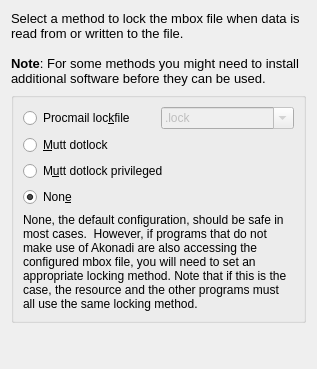
<?xml version="1.0" encoding="UTF-8"?>
<ui version="4.0">
 <author>Bertjan Broeksema &lt;broeksema@kde.org&gt;</author>
 <class>LockFilePage</class>
 <widget class="QWidget" name="LockFilePage">
  <property name="geometry">
   <rect>
    <x>0</x>
    <y>0</y>
    <width>317</width>
    <height>369</height>
   </rect>
  </property>
  <property name="windowTitle">
   <string>MBox Settings</string>
  </property>
  <layout class="QGridLayout" name="gridLayout_2">
   <item row="0" column="0" colspan="3">
    <widget class="QLabel" name="label">
     <property name="text">
      <string>&lt;!DOCTYPE HTML PUBLIC &quot;-//W3C//DTD HTML 4.0//EN&quot; &quot;http://www.w3.org/TR/REC-html40/strict.dtd&quot;&gt;
&lt;html&gt;&lt;head&gt;&lt;meta name=&quot;qrichtext&quot; content=&quot;1&quot; /&gt;&lt;style type=&quot;text/css&quot;&gt;
p, li { white-space: pre-wrap; }
&lt;/style&gt;&lt;/head&gt;&lt;body style=&quot; font-family:'Sans Serif'; font-size:10pt; font-weight:400; font-style:normal;&quot;&gt;
&lt;p style=&quot; margin-top:0px; margin-bottom:0px; margin-left:0px; margin-right:0px; -qt-block-indent:0; text-indent:0px;&quot;&gt;Select a method to lock the mbox file when data is read from or written to the file.&lt;/p&gt;
&lt;p style=&quot;-qt-paragraph-type:empty; margin-top:0px; margin-bottom:0px; margin-left:0px; margin-right:0px; -qt-block-indent:0; text-indent:0px;&quot;&gt;&lt;/p&gt;
&lt;p style=&quot; margin-top:0px; margin-bottom:0px; margin-left:0px; margin-right:0px; -qt-block-indent:0; text-indent:0px;&quot;&gt;&lt;span style=&quot; font-weight:600;&quot;&gt;Note&lt;/span&gt;: For some methods you might need to install additional software before they can be used.&lt;/p&gt;&lt;/body&gt;&lt;/html&gt;</string>
     </property>
     <property name="wordWrap">
      <bool>true</bool>
     </property>
    </widget>
   </item>
   <item row="1" column="0" colspan="3">
    <widget class="KButtonGroup" name="kcfg_LockfileMethod">
     <property name="title">
      <string/>
     </property>
     <layout class="QGridLayout" name="gridLayout">
      <item row="0" column="0">
       <widget class="QRadioButton" name="procmail">
        <property name="text">
         <string>Procmail loc&amp;kfile</string>
        </property>
        <property name="checked">
         <bool>false</bool>
        </property>
       </widget>
      </item>
      <item row="1" column="0">
       <widget class="QRadioButton" name="mutt_dotlock">
        <property name="text">
         <string>&amp;Mutt dotlock</string>
        </property>
       </widget>
      </item>
      <item row="2" column="0" colspan="2">
       <widget class="QRadioButton" name="mutt_dotlock_privileged">
        <property name="text">
         <string>M&amp;utt dotlock privileged</string>
        </property>
       </widget>
      </item>
      <item row="3" column="0" colspan="2">
       <widget class="QRadioButton" name="none">
        <property name="text">
         <string>Non&amp;e</string>
        </property>
        <property name="checked">
         <bool>true</bool>
        </property>
       </widget>
      </item>
      <item row="0" column="1">
       <widget class="KComboBox" name="kcfg_Lockfile">
        <property name="enabled">
         <bool>false</bool>
        </property>
        <property name="editable">
         <bool>true</bool>
        </property>
        <item>
         <property name="text">
          <string>.lock</string>
         </property>
        </item>
       </widget>
      </item>
      <item row="4" column="0" colspan="2">
       <widget class="QLabel" name="label_2">
        <property name="text">
         <string>None, the default configuration, should be safe in most cases.  However, if programs that do not make use of Akonadi are also accessing the configured mbox file, you will need to set an appropriate locking method. Note that if this is the case, the resource and the other programs must all use the same locking method.</string>
        </property>
        <property name="wordWrap">
         <bool>true</bool>
        </property>
       </widget>
      </item>
     </layout>
    </widget>
   </item>
   <item row="2" column="1">
    <spacer name="verticalSpacer">
     <property name="orientation">
      <enum>Qt::Vertical</enum>
     </property>
     <property name="sizeHint" stdset="0">
      <size>
       <width>20</width>
       <height>40</height>
      </size>
     </property>
    </spacer>
   </item>
  </layout>
 </widget>
 <customwidgets>
  <customwidget>
   <class>KButtonGroup</class>
   <extends>QGroupBox</extends>
   <header>kbuttongroup.h</header>
   <container>1</container>
  </customwidget>
  <customwidget>
   <class>KComboBox</class>
   <extends>QComboBox</extends>
   <header>kcombobox.h</header>
  </customwidget>
 </customwidgets>
 <tabstops>
  <tabstop>procmail</tabstop>
  <tabstop>kcfg_Lockfile</tabstop>
  <tabstop>mutt_dotlock</tabstop>
  <tabstop>mutt_dotlock_privileged</tabstop>
  <tabstop>none</tabstop>
 </tabstops>
 <resources/>
 <connections>
  <connection>
   <sender>procmail</sender>
   <signal>toggled(bool)</signal>
   <receiver>kcfg_Lockfile</receiver>
   <slot>setEnabled(bool)</slot>
   <hints>
    <hint type="sourcelabel">
     <x>64</x>
     <y>141</y>
    </hint>
    <hint type="destinationlabel">
     <x>211</x>
     <y>140</y>
    </hint>
   </hints>
  </connection>
 </connections>
</ui>
